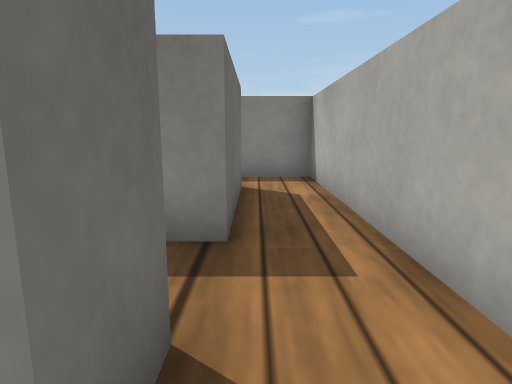
[1] (above)

18 first-person views from a walk through a Webots world. The camera is 0.11 m above the floor, tilts 10° down and sees 75° across. The floor is counted in squares, 0.1 m on a side. Each view is taken from the middle of a square. On the plan, view 1 faces up. The plan holds only what a view shows up to about 13 squares ahead; the rest is blank. Robots are left out. Webots' stock objects and surfaces are drawn as simple stand-ins.

[2]
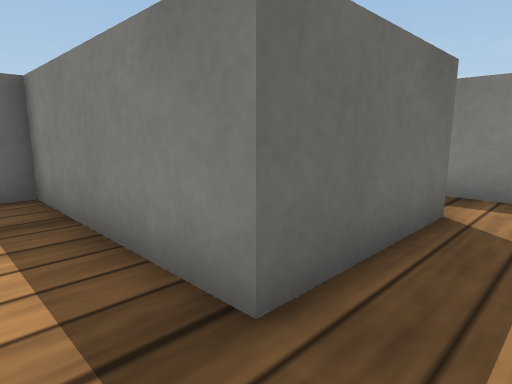

[3]
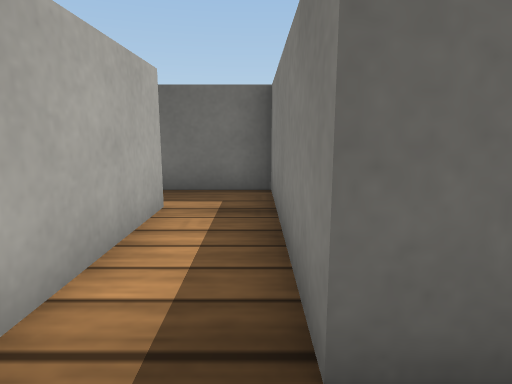

[4]
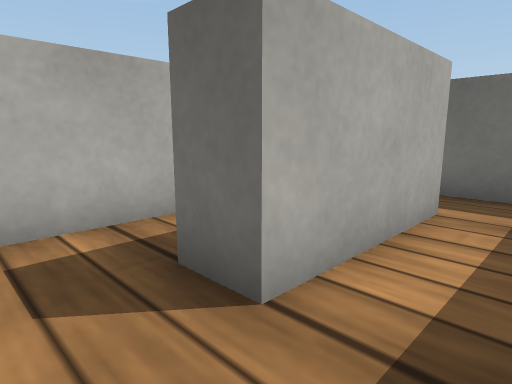

[5]
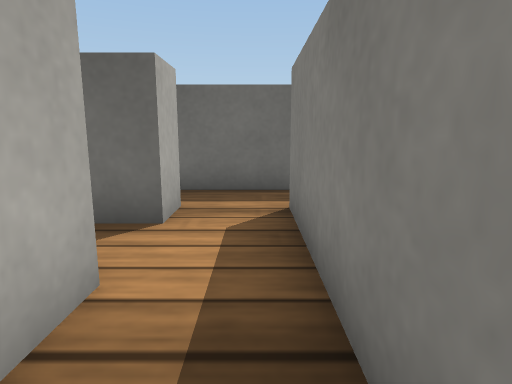

[6]
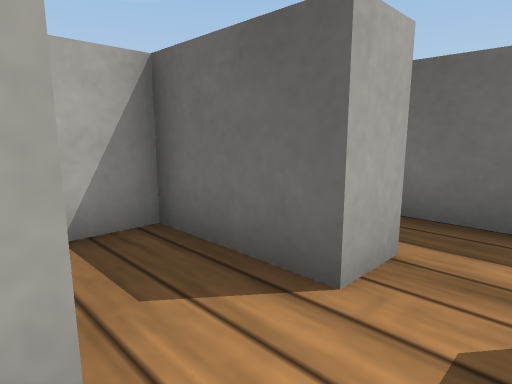

[7]
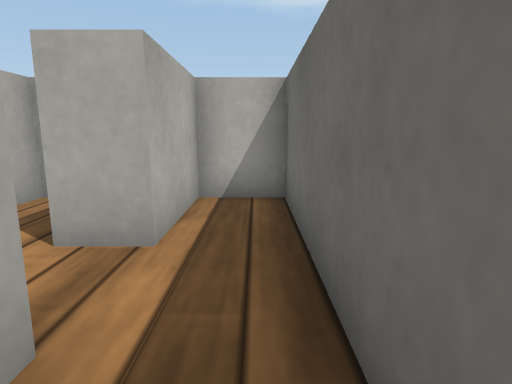

[8]
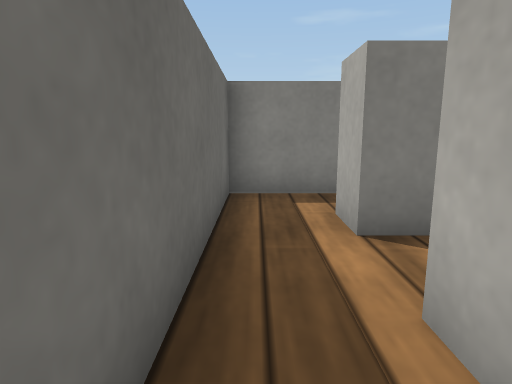

[9]
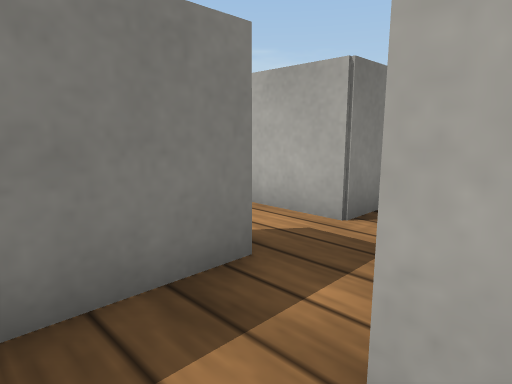

[10]
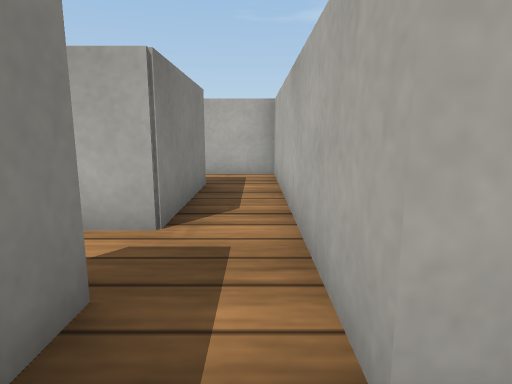

[11]
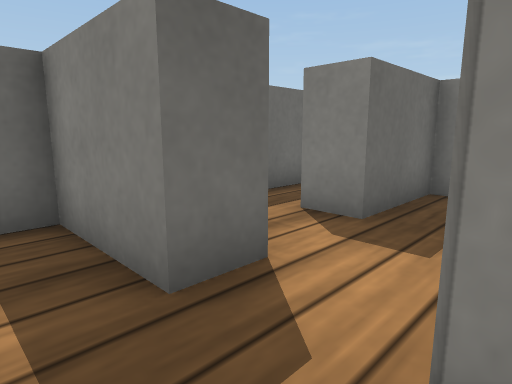

[12]
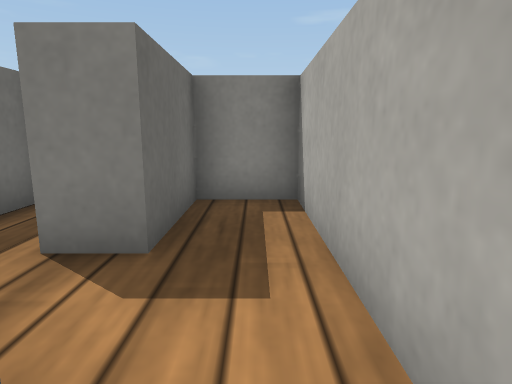

[13]
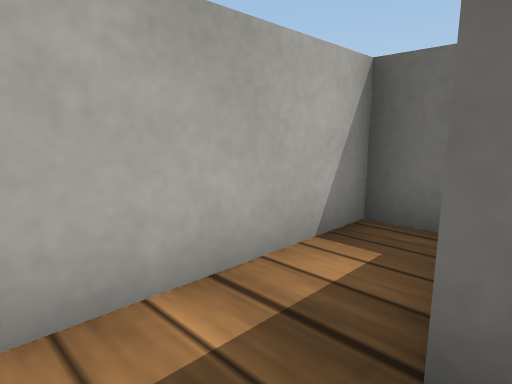

[14]
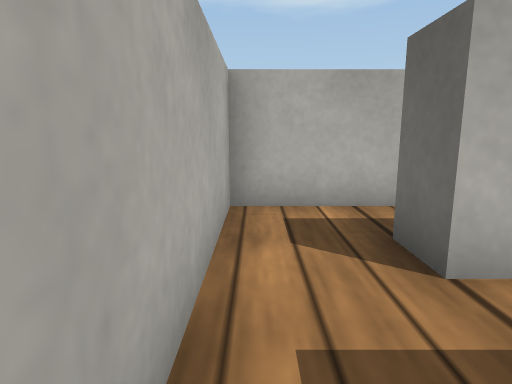

[15]
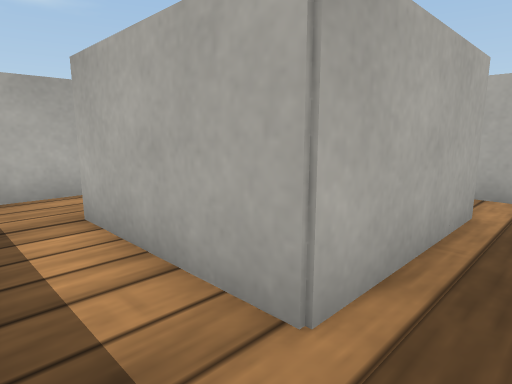

[16]
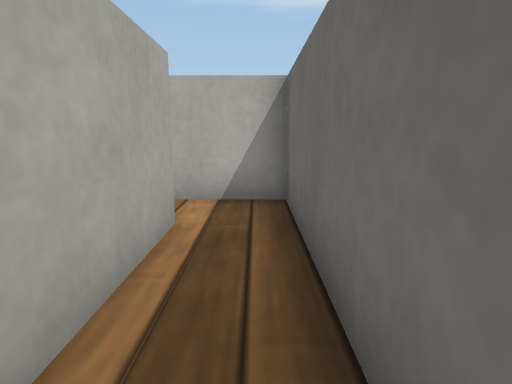

[17]
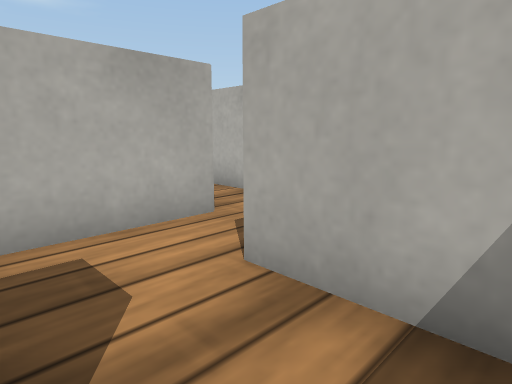

[18]
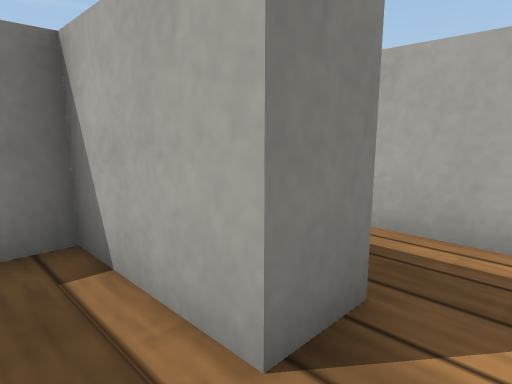

### Floor plan
Ten units are one square. View 1 is at (0, 0); x grows to the right and y downward. Boxes are objects, and circles mark ways between rooms. Rooms are numbered by the first view taken in them; rooms with no view inside come last. Other rooms are left out.
<svg viewBox="-60 -170 106 210">
<path fill="none" stroke="#000" d="M-5 -16 -5 -5M-30 0 -30 10 14 10 14 -15M14 -15 14 -85 -15 -85M-14 -69 -5 -69 -5 -33 -55 -33 -55 -16M-40 -16 -5 -16M-30 -111 -55 -111 -55 -94M-40 -85 -40 -95M-55 -94 -55 -43 -40 -43 -40 -69M22 -111 -13 -111 -13 -126M-30 -121 -30 -111M-40 -95 41 -95 41 -114M-55 -162 -55 -148M-40 -139 -40 -165 -46 -165M-13 -126 -13 -165 -30 -165 -30 -139 -40 -139M-49 -121 -30 -121M-40 21 -40 -16M-55 -16 -55 35 -45 35M-15 -85 -40 -85M-40 -69 -30 -69 -30 -43 -13 -43 -13 -50"/>
<circle cx="5" cy="-10" r="3" fill="#2a7"/>
<circle cx="-50" cy="-10" r="3" fill="#2a7"/>
<circle cx="-10" cy="-75" r="3" fill="#2a7"/>
<circle cx="-45" cy="-90" r="3" fill="#2a7"/>
<circle cx="-30" cy="-100" r="3" fill="#2a7"/>
<circle cx="-30" cy="-80" r="3" fill="#2a7"/>
<circle cx="-20" cy="-115" r="3" fill="#2a7"/>
<circle cx="-35" cy="-130" r="3" fill="#2a7"/>
<text x="0" y="0">1</text>
<text x="0" y="-40">2</text>
<text x="-50" y="-100">3</text>
<text x="-50" y="-70">4</text>
<text x="0" y="-100">5</text>
<text x="-50" y="-150">6</text>
<text x="-20" y="-140">7</text>
<text x="-50" y="10">8</text>
<text x="-20" y="-70">9</text>
</svg>
Room 1 opens to room 2. Room 2 opens to room 8. Room 2 opens to room 9. Room 3 opens to room 4. Room 3 opens to room 5. Room 4 opens to room 9. Room 5 opens to room 7. Room 6 opens to room 7.

Where each view was taken, in squares from view 1:
view 1: 0 up, 0 right, facing up
view 2: 2 up, 1 right, facing up-left
view 3: 3 up, 1 right, facing left
view 4: 3 up, 1 right, facing down-left
view 5: 8 up, 1 right, facing left
view 6: 8 up, 1 left, facing down-left
view 7: 10 up, 5 left, facing down
view 8: 5 up, 5 left, facing up
view 9: 9 up, 5 left, facing up-right
view 10: 10 up, 5 left, facing right
view 11: 10 up, 1 left, facing up-left
view 12: 11 up, 2 left, facing up
view 13: 1 up, 1 right, facing down-left
view 14: 4 up, 1 right, facing down
view 15: 3 up, 5 left, facing down-right
view 16: 2 up, 5 left, facing down
view 17: 14 up, 5 left, facing down-right
view 18: 13 up, 5 left, facing up-right
